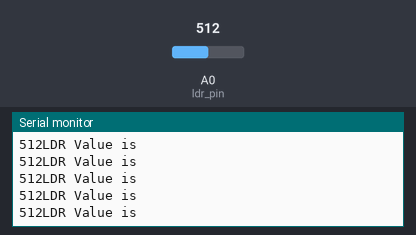
The sketch below on a simulated Arduino Uno, built with avr-gcc and run on an emulated ATmega328P. On the bench: the last lines printed to the serial monitor. The inputs (shaded band) are chosen by the test bench; at power-on: A0 (ldr_pin) = 512.

Above: at 1.2 s.
1.3 s: A0 (ldr_pin) set to 716
At 1.34 s:
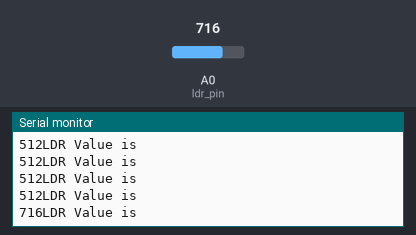
4.3 s: A0 (ldr_pin) set to 900
At 4.31 s:
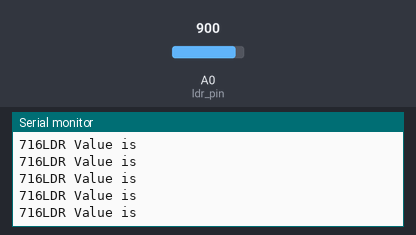
Timing chart, 0 to 7.3 s (numbered marks = the images above; inputs shaded):
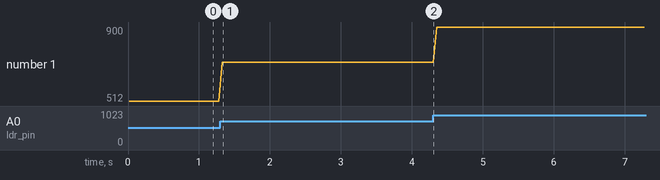

The sketch:

LDR.ino
```cpp
int ldr_pin = A0;
int analogValue = 0;
void setup() {
  Serial.begin(9600);
}

void loop() {
  analogValue = analogRead(ldr_pin);
  Serial.println("LDR Value is ");
  Serial.print(analogValue);
  delay(50);
}
```

Measured:
- after the input at 1.3 s, the serial monitor: prints a new line at once (image 1)
- plotted number 1: 512 → 716 after the input at 1.3 s, 716 → 900 after the input at 4.3 s
